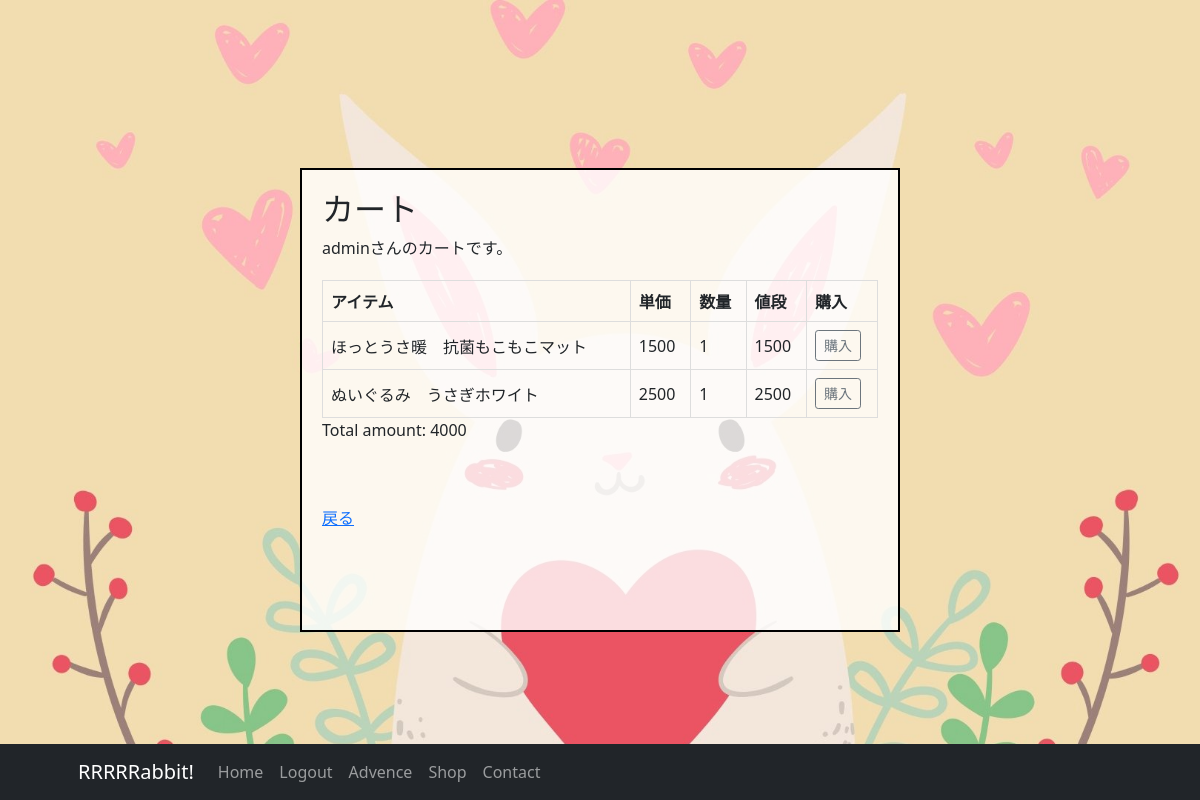
Screenshot of /cart/ (signed in) with the database file from the repository.
### accounts/models.py (models this page shows)
class CustomUser(AbstractUser):
    pass

### rabbitapp/models.py (models this page shows, shortened)
class Cart(models.Model):
    user = models.ForeignKey(CustomUser, verbose_name='ユーザー', on_delete=models.CASCADE)
    title = models.CharField(max_length=200, verbose_name='購入アイテム')
    price = models.IntegerField(verbose_name='単価')
    qty = models.IntegerField(verbose_name='購入数量')

### rabbitapp/views.py (the view)
# urls.py: path('cart/', views.CartView.as_view(),name='cart'), # カートのモジュール
class CartView(ListView):
    template_name = 'cart.html'
    model = RabbitPost
    context_object_name = 'cart_items'
    def get_context_data(self, **kwargs):
        context = super().get_context_data(**kwargs)
        context['username'] = self.request.user.username
        for record in context['cart_items']:
            record.amount = record.price * record.qty
        total_amount = sum(record.price * record.qty for record in context['cart_items'])
        context['total_amount'] = total_amount
        return context
    def get_queryset(self):
        return Cart.objects.filter(user=self.request.user)

### rabbitapp/templates/cart.html (shortened to what this page needs)
{% extends 'base.html' %}
{% load static %}
{% block contents %}
<div class="cart-container" style ="padding: 20px">
    <h2>カート</h2>
    <a>{{username}}さんのカートです。
    <table>
        <thead>
            <tr>
                <th>アイテム</th>
                <th>単価</th>
                <th>数量</th>
                <th>値段</th>
                <th>購入</th>
            </tr>
        </thead>
        <tbody>
            {% for record in cart_items %}
                <tr>
                    <td>{{ record.title }}</td>
                    <td>{{ record.price }}</td>
                    <td>{{ record.qty }}</td>
                    <td>{{ record.amount }}</td>
                    <td><button type="button" class="btn btn-sm btn-outline-secondary" onclick="goToRecord('{{ record.id }}')">購入</button></td>
                </tr>
            {% endfor %}
        </tbody>
    </table>
    <p>Total amount: {{total_amount}}</p>
    <br><br>
    <p><a href="{% url 'rabbitapp:shop' %}">戻る</a><p>
    <br>
    <br>
</div>
{% endblock contents %}

### rabbitapp/templates/cart.html (style rules this page uses)
body { display: flex; align-items: center; justify-content: center; margin: 0; background-color: rgba(255, 255, 255, 0.8); }
.cart-container { border: 2px solid black; padding: 10px; background-color: rgba(255, 255, 255, 0.8); max-width: 600px; width: 100%; }
table { width: 100%; border-collapse: collapse; margin-top: 20px; }
th, td { border: 1px solid #ddd; padding: 8px; text-align: left; }

### rows the page displays
CustomUser: username "admin"
Cart: title "ほっとうさ暖 抗菌もこもこマット", price "1500", qty "1", amount "1500"
Cart: title "ぬいぐるみ うさぎホワイト", price "2500", qty "1", amount "2500"

### other values shown
{{ total_amount }} "4000"
